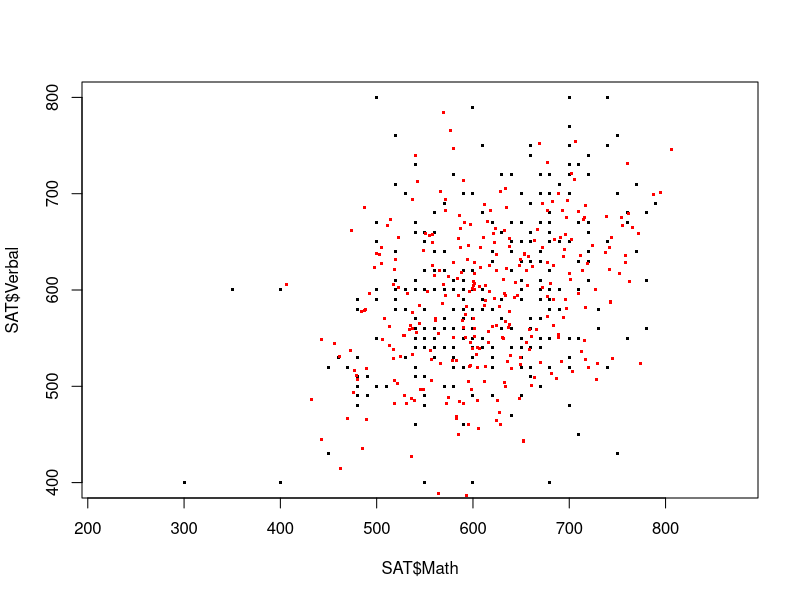

R code for this plot:
# setwd("Homeworks/Week6")
# cleanup
rm(list=ls())

SAT <- read.csv("lib/SATScores.csv")

# install.packages("MASS")
library(MASS)

# a) scatter plot
plot(SAT$Math, SAT$Verbal, pch = ".", cex =3 , asp = 1)

# b) means
mu.math <- mean(SAT$Math); mu.math # 613.4737
mu.verbal <- mean(SAT$Verbal); mu.verbal # 596.8421

# c) covariance matrix for mvrnorm()
# cor (x,y) = cov(x,y) / (sd(x) * sd(y))
# so cov(x,y) = cor(x,y) * sd(x) * sd(y)

cov(SAT) # built-in cov function for checking
#            Math   Verbal
# Math   6426.271 2170.515
# Verbal 2170.515 6073.795

Math <- SAT$Math; Verbal <- SAT$Verbal
entry11 <- cor(Math, Math) * sd(Math) * sd(Math); entry11 # 6426.271 (matches)
entry12 <- cor(Math, Verbal) * sd(Math) * sd(Verbal); entry12 # 2170.515 (matches)
entry21 <- cor(Verbal, Math) * sd(Verbal) * sd(Math); entry21 # 2170.515 (matches)
entry22 <- cor(Verbal, Verbal) * sd(Verbal) * sd(Verbal); entry22 # 6073.795 (matches)

sigma <- rbind(c(entry11, entry12), c(entry21, entry22)); sigma
#          [,1]     [,2]
# [1,] 6426.271 2170.515
# [2,] 2170.515 6073.795
#
# MATCHES!

# d) generate 300 samples
samples <- mvrnorm(n = 300, mu = c(mu.math, mu.verbal), Sigma = sigma)

my.Math <- samples[,1]
my.Verbal <- samples[,2]

points(my.Math, my.Verbal, pch = ".", cex=3, col="red")
# Looks like a good fit!!